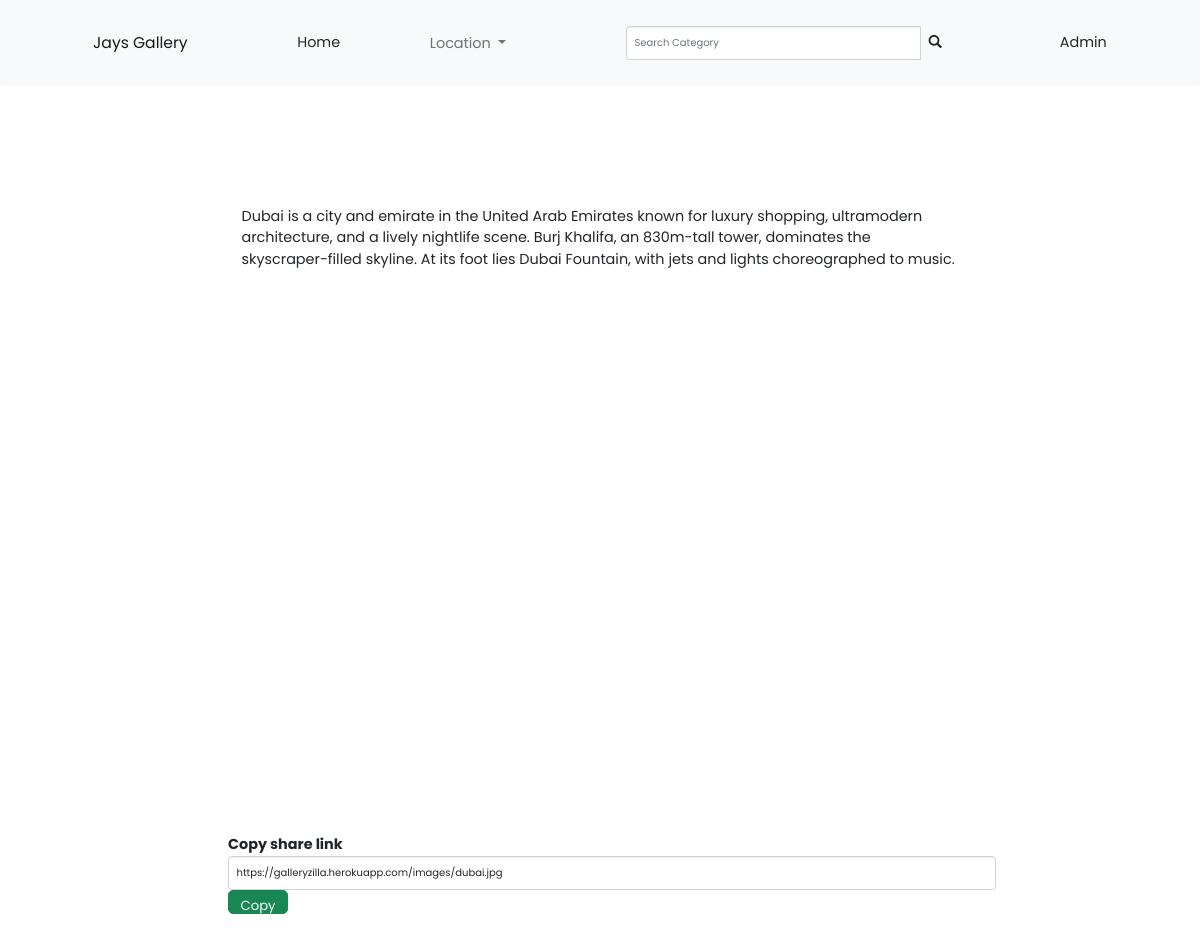
The page /photo/9 on the database its author committed.
### photos/models.py (models this page shows, shortened)
class Photo(models.Model):
    name = models.CharField(max_length =30,null=True)
    category=models.ForeignKey(Category, on_delete=models.SET_NULL,null=True,blank=True)
    description=models.TextField(null=True)
    image = models.ImageField(default='DEFAULT VALUE')
    location = models.ForeignKey('Location',null=True,on_delete=models.CASCADE)

### photos/views.py (the view)
# urls.py: path('photo/<str:pk>',views.viewPhoto ,name= 'photo'),
def viewPhoto(request,pk):
    photo = Photo.objects.get(id=pk)
    return render(request,'photos/photo.html',{'photo':photo})

### photos/templates/photos/photo.html (shortened to what this page needs)
{%extends 'photos/base.html'%}
{% load bootstrap3 %}
{% load static %}
{% block content%}
<div  style=" width: 80%; margin-left: 10vw;padding-bottom: 9vw;margin-bottom: 5vw;padding-top: 3vw; padding-left: 7vw;padding-right: 7vw;border-radius: 1vw;">
    <div class="m-5" >
        <div class="container" >
            <div class="row justify-content-center">
                <div style="height: 70vh;">
                <p style="padding-top:1vw ;">{{photo.description}}</p>
                </div>
            </div>
        </div>
        </div>
        <div class="modal-footer justify-content-start" style="padding-top: 6vw;padding-left: 2vw;">
            <label class="modalBody">Copy share link</label>
            <input class="form-control " type="text " value="https://galleryzilla.herokuapp.com{{photo.image.url}} " id="{{photo.id}}.url">
            <button style="width: 5vw;height:2vw" class="btn btn-success btn-lg copy " id=url{photo.id} onclick="myCopyFunction('{{photo.id}}.url') ">Copy</button>
        </div>
  </div>
{% endblock%}

### static/css/style.css (style rules this page uses)
body { font-family: 'Poppins', sans-serif; font-size: 1.2vw; }
.btn { font-family: 'Poppins', sans-serif; font-size: 1.1vw; }

### rows shown on the page
Photo: description "Dubai is a city and emirate in the United Arab Emirates known for luxury shopping, ultramodern architecture, and a lively nightlife scene. Burj Khalifa, an 830m-tall tower, dominates the skyscraper-filled skyline. At its foot lies Dubai Fountain, with jets and lights choreographed to music.", image "https://galleryzilla.herokuapp.com/images/dubai.jpg"
